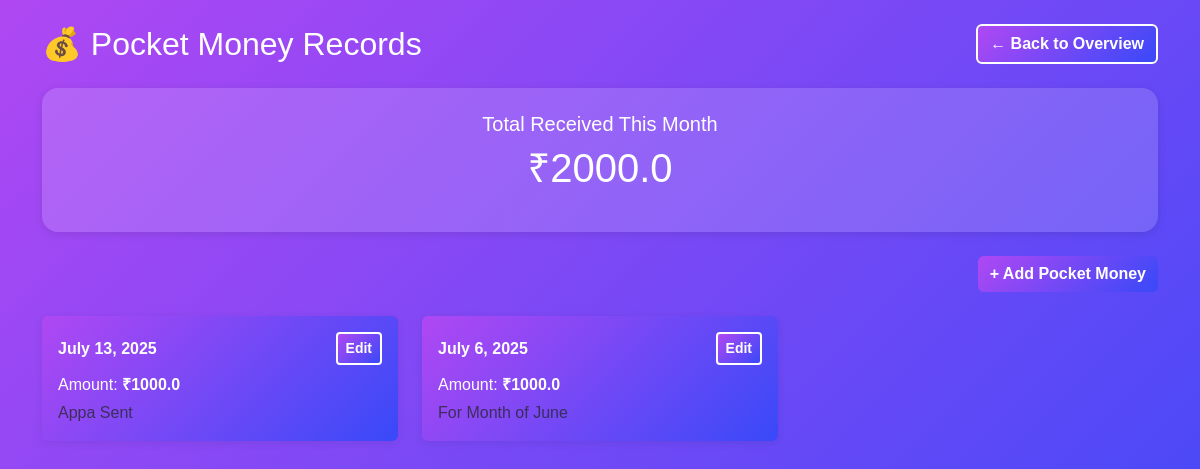
The app's page /pocket-money/ with its own data.
### expenses/models.py (models this page shows, shortened)
class PocketMoney(models.Model):
    amount = models.FloatField()
    date_received = models.DateField()
    note = models.TextField(blank=True)

### expenses/views.py (the view)
# urls.py: path('pocket-money/', views.view_pocket_money, name='view_pocket_money'),
def view_pocket_money(request):
    pocket_money = PocketMoney.objects.all().order_by('-date_received')
    today = now().date()
    start_of_month = today.replace(day=1)
    monthly_income = pocket_money.filter(date_received__gte=start_of_month).aggregate(total=models.Sum('amount'))['total'] or 0
    return render(request, 'expenses/view_pocket_money.html', {
        'pocket_money': pocket_money,
        'monthly_income': monthly_income
    })

### expenses/templates/expenses/view_pocket_money.html (shortened to what this page needs)
<!DOCTYPE html>
<html>
<head>
  <link href="https://cdn.jsdelivr.net/npm/bootstrap@5.3.3/dist/css/bootstrap.min.css" rel="stylesheet">
</head>
<body>
<div class="container py-4">
  <div class="d-flex justify-content-between align-items-center mb-4">
    <h2 class="mb-0">💰 Pocket Money Records</h2>
    <a href="{% url 'expense_list' %}" class="btn btn-outline-light">← Back to Overview</a>
  </div>
  <div class="summary-card p-4 text-center mb-4">
    <h5 class="mb-2">Total Received This Month</h5>
    <p class="display-6">₹{{ monthly_income }}</p>
  </div>
  <div class="mb-4 text-end">
    <a href="{% url 'add_pocket_money' %}" class="btn btn-primary">+ Add Pocket Money</a>
  </div>
  <div class="row">
    {% for entry in pocket_money %}
      <div class="col-md-6 col-lg-4">
        <div class="card p-3 mb-3">
          <div class="d-flex justify-content-between align-items-center mb-2">
            <span class="fw-bold">{{ entry.date_received }}</span>
            <a href="{% url 'edit_pocket_money' entry.id %}" class="btn btn-sm btn-outline-light">Edit</a>
          </div>
          <div class="mb-1">Amount: <span class="fw-bold">₹{{ entry.amount }}</span></div>
          <div class="text-muted">{{ entry.note }}</div>
        </div>
      </div>
    {% empty %}
      <div class="col-12">
        <div class="alert alert-light text-center text-dark">No pocket money records yet.</div>
      </div>
    {% endfor %}
  </div>
</div>
</body>
</html>

### expenses/templates/expenses/view_pocket_money.html (style rules this page uses)
body { background: linear-gradient(135deg, #af48f3 0%, #3949f8 100%); min-height: 100vh; font-family: 'Manrope', sans-serif; color: #fff; }
.card, .btn-primary, .btn-outline-light { background: linear-gradient(135deg, #af48f3 0%, #3949f8 100%); color: #fff; border: none; }
.card { margin-bottom: 1rem; box-shadow: 0 2px 8px rgba(0,0,0,0.08); }
.btn-primary { font-weight: 600; }
.btn-outline-light { border: 2px solid #fff; font-weight: 600; }
.summary-card { background: rgba(255,255,255,0.15); border-radius: 1rem; margin-bottom: 2rem; box-shadow: 0 2px 8px rgba(0,0,0,0.10); }

### records on screen
PocketMoney: date_received "July 13, 2025", amount "1000.0", note "Appa Sent"
PocketMoney: date_received "July 6, 2025", amount "1000.0", note "For Month of June"

### other values on screen
{{ monthly_income }} "2000.0"
